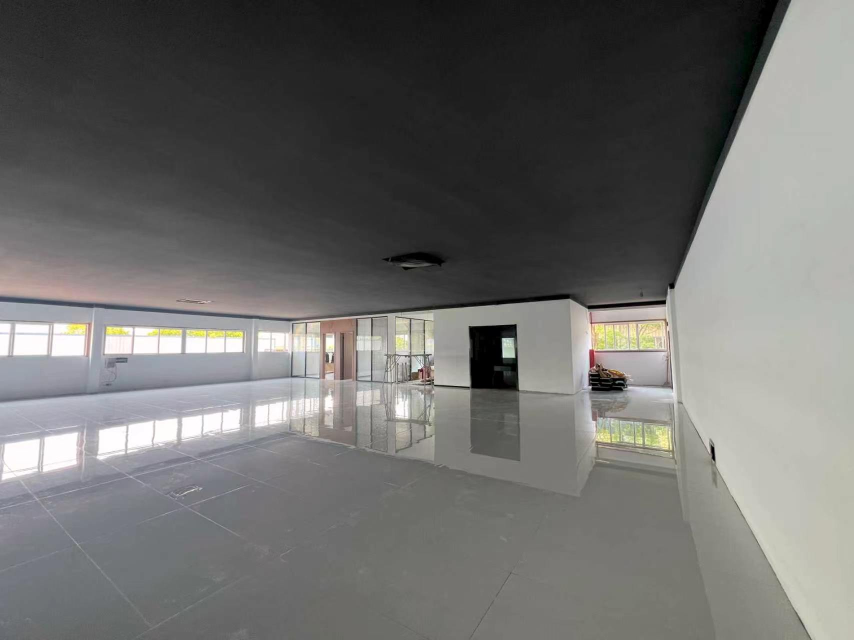
#> input picture fixtures/ningbo-xiecheng/2026-09/source/现场照片-01.jpg, 1707 x 1280 px (shown at 1/2 size)
$ python crop.py '../fixtures/ningbo-xiecheng/2026-09/source/现场照片-01.jpg'
#> lines starting #> are read from the running program, lines starting #| are printed output that depends on the picture
import sys
from pathlib import Path
from PIL import Image

src = Path(sys.argv[1])
out_dir = src.parent
im = Image.open(src)
#> im is the input picture: PIL image 1707x1280 RGB; mean R, G, B 110.3, 110, 108.1
W, H = im.size
#> W = 1707; H = 1280
print("size", W, H)
#| size 1707 1280
crops = {
    "c_arrival": (0.02, 0.13, 0.26, 0.46),
    "c_island": (0.24, 0.25, 0.55, 0.60),
    "c_bath": (0.60, 0.42, 0.73, 0.75),
    "c_legend": (0.74, 0.00, 1.00, 0.55),
    "c_table": (0.36, 0.74, 0.78, 1.00),
}
for name, (x0, y0, x1, y1) in crops.items():
    box = (int(x0 * W), int(y0 * H), int(x1 * W), int(y1 * H))
    part = im.crop(box)
    scale = min(3.0, 1400 / max(1, part.size[0]))
    part = part.resize((int(part.size[0] * scale), int(part.size[1] * scale)), Image.LANCZOS)
    p = out_dir / f"{name}.png"
    part.save(p)
    print(p, part.size)
#> this loop made 5 passes
#> pass 1, `part = im.crop(box)`:
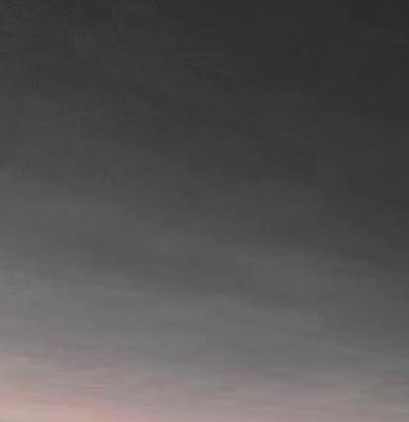
#> part: PIL image 409x422 RGB; mean R, G, B 85.6, 83.6, 83.6
#> pass 2, `part = im.crop(box)`:
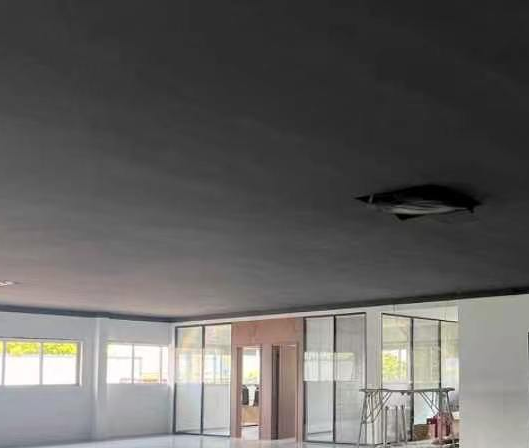
#> part: PIL image 529x448 RGB; mean R, G, B 99.8, 98.1, 96.3
#> after the loop:
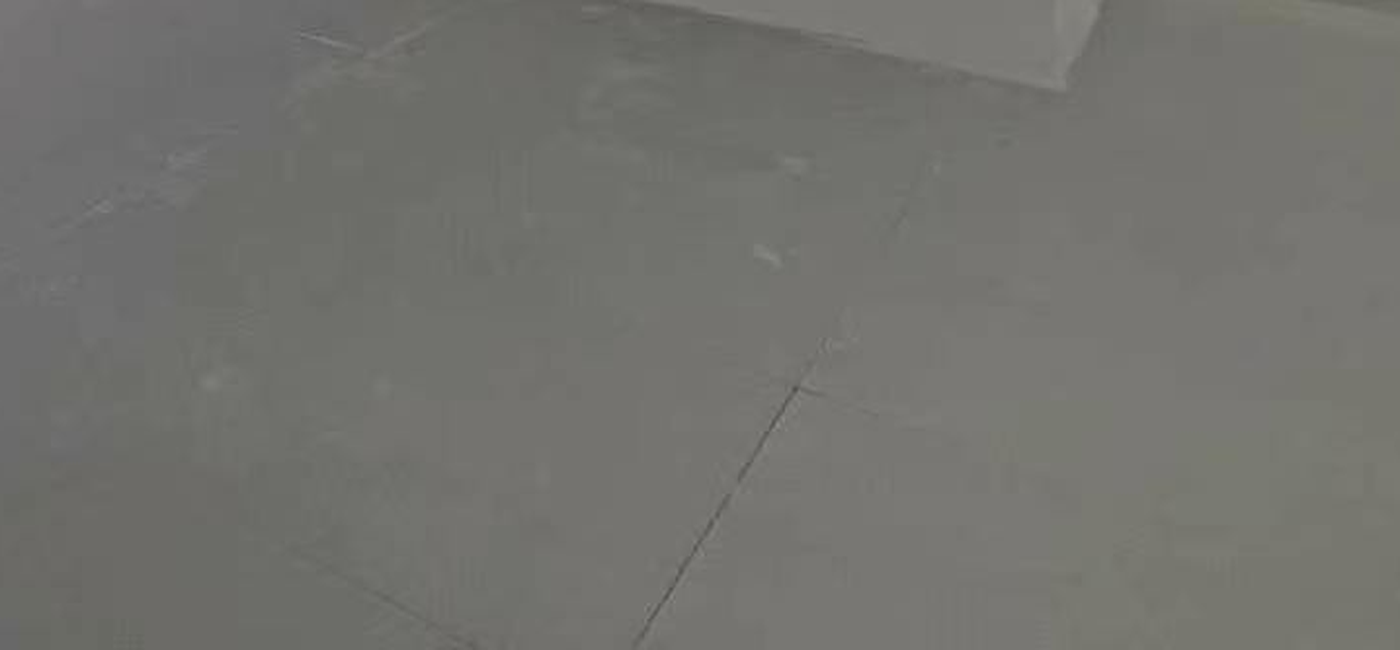
#> part: PIL image 1400x650 RGB; mean R, G, B 114.5, 114.3, 110

$ run again, on fixtures/ningbo-xiecheng/2026-09/source/现场照片-03.jpg
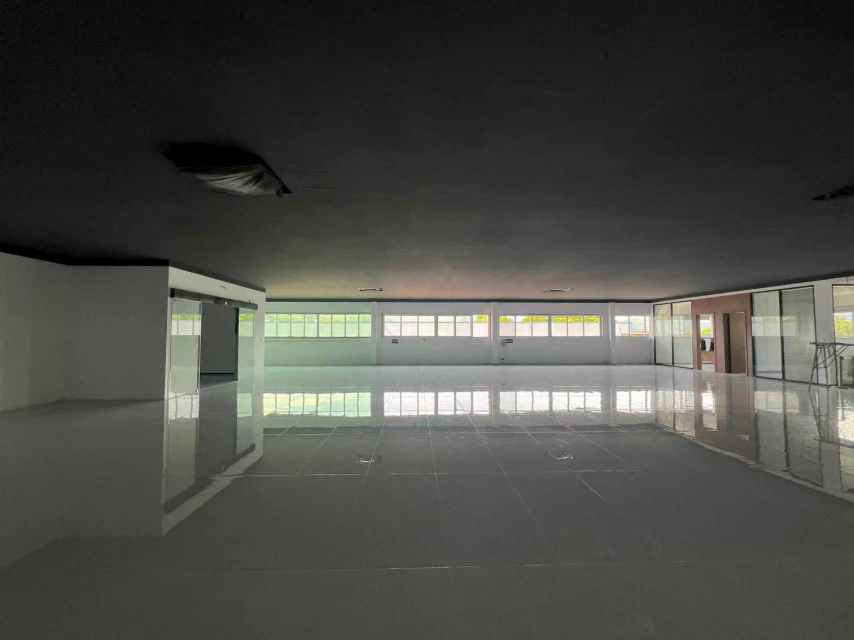
#> input picture fixtures/ningbo-xiecheng/2026-09/source/现场照片-03.jpg, 1707 x 1280 px (shown at 1/2 size)
#> im is the input picture: PIL image 1707x1280 RGB; mean R, G, B 73.9, 74.5, 70.3
#| size 1707 1280
#> the loop `for name, (x0, y0, x1, y1) in crops.items():` made 5 passes
#> pass 1, `part = im.crop(box)`:
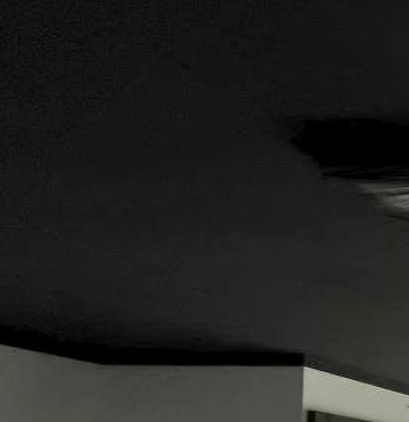
#> part: PIL image 409x422 RGB; mean R, G, B 33.1, 33.3, 32
#> after the loop `for name, (x0, y0, x1, y1) in crops.items():`:
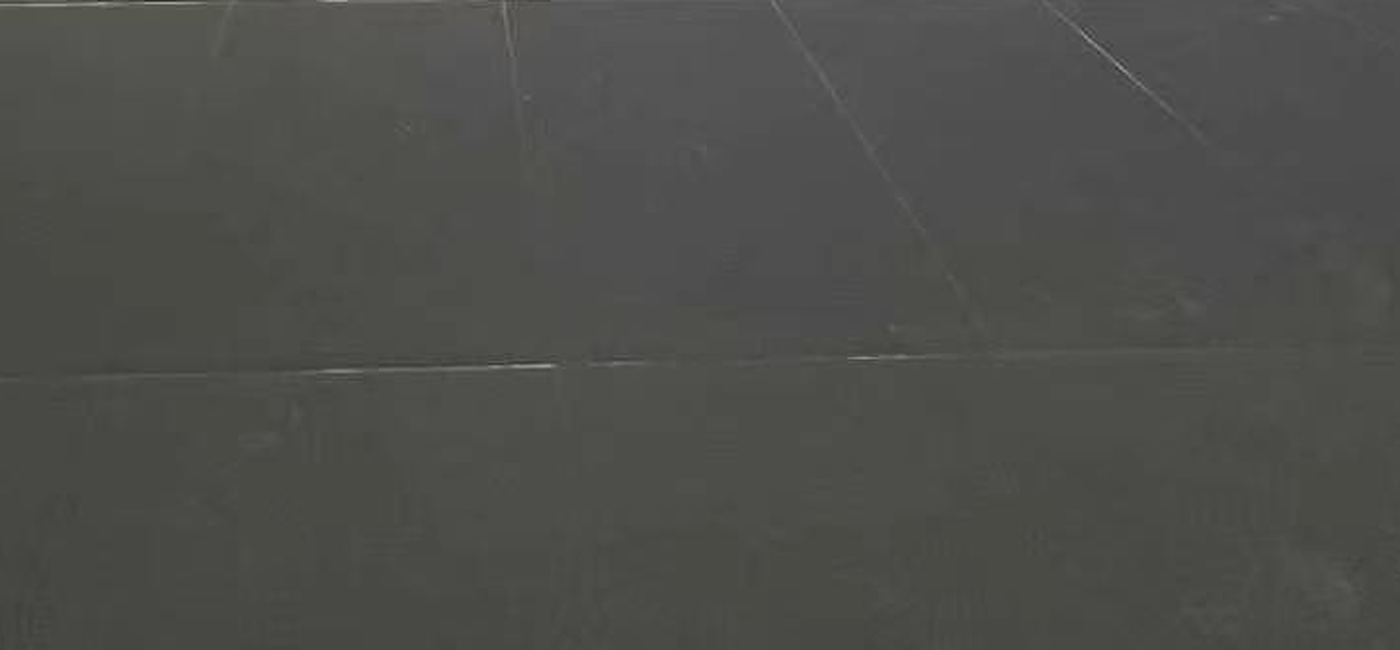
#> part: PIL image 1400x650 RGB; mean R, G, B 77.6, 78.2, 74.6
